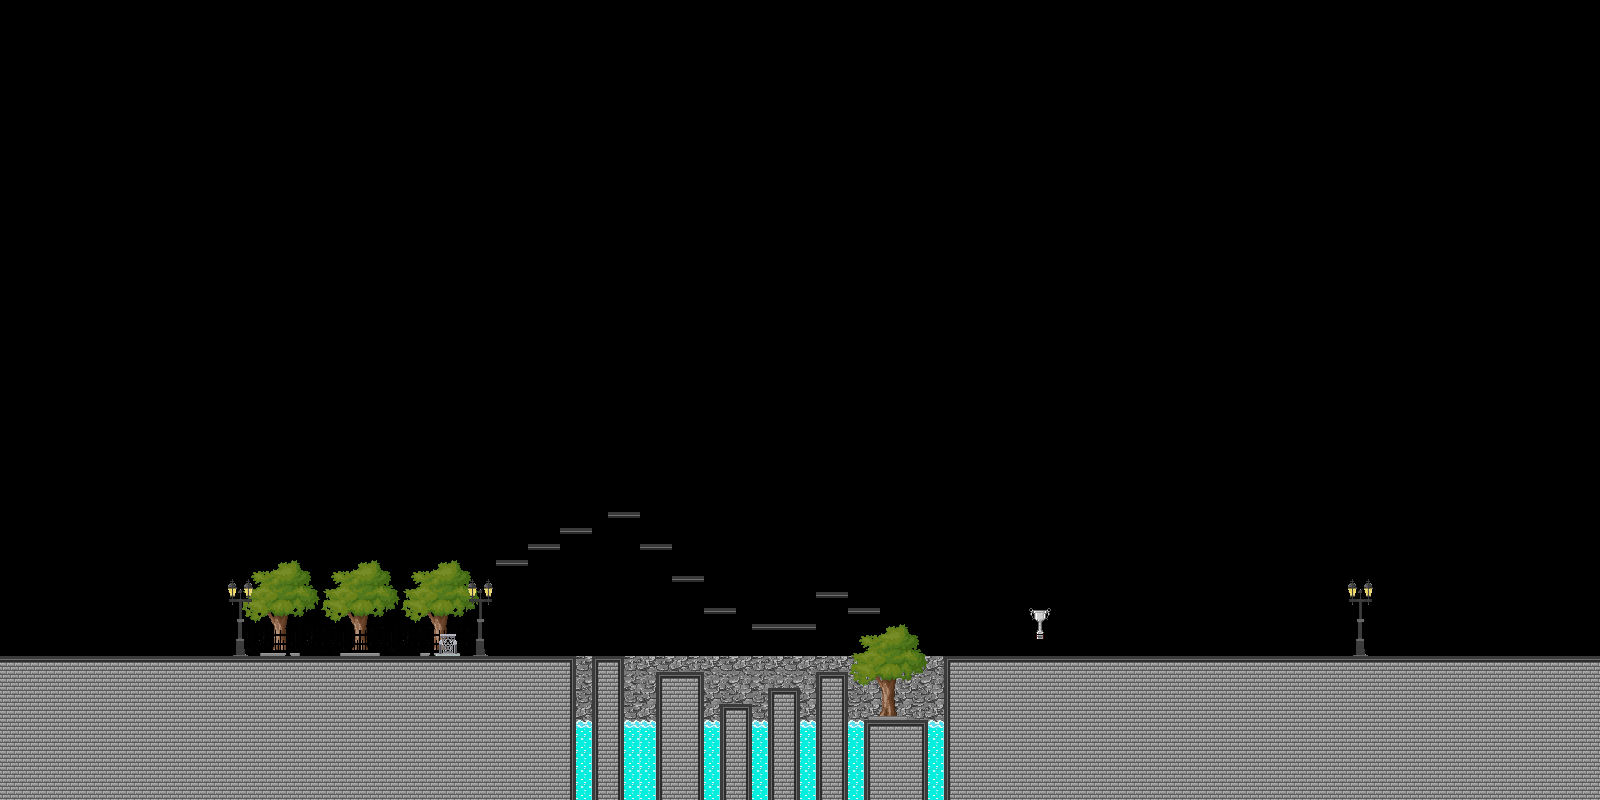

This game map was drawn from its Tiled (.tmx) file and the tilesets committed beside it. A one-line description and the trimmed map source follow:
An orthogonal 100x50 tile map with 16x16 px tiles, 5 tile layers (bg, m1, m2, m3, ...) and 50 objects (spawn).

<map version="1.0" orientation="orthogonal" renderorder="right-down" width="100" height="50" tilewidth="16" tileheight="16">
 <tileset firstgid="1" name="Style" tilewidth="16" tileheight="16">
  <image source="Style.png" width="1024" height="512" />
 </tileset>
 <layer name="bg" width="100" height="50">
  <data>[5000 cells, 430 non-empty, 46 distinct tile ids]</data>
 </layer>
 <layer name="m1" width="100" height="50">
  <data>[5000 cells, 896 non-empty, 43 distinct tile ids]</data>
 </layer>
 <layer name="m2" width="100" height="50">
  <data>[5000 cells, 32 non-empty, 11 distinct tile ids]</data>
 </layer>
 <layer name="m3" width="100" height="50">
  <data>[5000 cells, 0 non-empty, 0 distinct tile ids]</data>
 </layer>
 <layer name="fg" width="100" height="50">
  <data>[5000 cells, 64 non-empty, 16 distinct tile ids]</data>
 </layer>
 <objectgroup name="ground">
  <object x="0" y="656">
   <polygon points="0,0 576,0 576,144 0,144" />
  </object>
  <object x="592" y="656">
   <polygon points="0,0 32,0 32,144 0,144" />
  </object>
  <object x="656" y="672">
   <polygon points="0,0 48,0 48,128 0,128" />
  </object>
  <object x="720" y="704">
   <polygon points="0,0 32,0 32,96 0,96" />
  </object>
  <object x="768" y="688">
   <polygon points="0,0 32,0 32,112 0,112" />
  </object>
  <object x="816" y="672">
   <polygon points="0,0 32,0 32,128 0,128" />
  </object>
  <object x="864" y="720">
   <polygon points="0,0 64,0 64,80 0,80" />
  </object>
  <object x="944" y="800">
   <polygon points="0,0 0,-144 656,-144 656,0" />
  </object>
 </objectgroup>
 <objectgroup name="spawn">
  <object name="spawn" x="160" y="576">
   <ellipse />
  </object>
 </objectgroup>
 <objectgroup name="finish">
  <object x="1036" y="512" width="8" height="144" />
 </objectgroup>
 <objectgroup name="platforms">
  <object x="228" y="600" width="24" />
  <object x="468" y="600" width="24" />
  <object x="440" y="636" width="16" />
  <object x="332" y="571" width="20" />
  <object x="360" y="564" width="20" />
  <object x="412" y="572" width="20" />
  <object x="440" y="564" width="20" />
  <object x="252" y="572" width="20" />
  <object x="280" y="564" width="20" />
  <object x="860" y="636" width="20" />
  <object x="880" y="628" width="32" />
  <object x="496" y="560" width="32" />
  <object x="528" y="544" width="32" />
  <object x="560" y="528" width="32" />
  <object x="608" y="512" width="32" />
  <object x="640" y="544" width="32" />
  <object x="672" y="576" width="32" />
  <object x="704" y="608" width="32" />
  <object x="816" y="592" width="32" />
  <object x="848" y="608" width="32" />
  <object x="752" y="624" width="64" />
 </objectgroup>
 <objectgroup name="bugs">
  <object x="240" y="588">
   <ellipse />
  </object>
  <object x="448" y="548">
   <ellipse />
  </object>
  <object x="368" y="552">
   <ellipse />
  </object>
  <object x="288" y="552">
   <ellipse />
  </object>
  <object x="608" y="636">
   <ellipse />
  </object>
  <object x="684" y="644">
   <ellipse />
  </object>
  <object x="736" y="684">
   <ellipse />
  </object>
  <object x="784" y="664">
   <ellipse />
  </object>
  <object x="832" y="652">
   <ellipse />
  </object>
  <object x="896" y="612">
   <ellipse />
  </object>
  <object x="984" y="628">
   <ellipse />
  </object>
  <object x="508" y="536">
   <ellipse />
  </object>
  <object x="576" y="512">
   <ellipse />
  </object>
  <object x="624" y="500">
   <ellipse />
  </object>
  <object x="656" y="536">
   <ellipse />
  </object>
  <object x="688" y="568">
   <ellipse />
  </object>
  <object x="720" y="596">
   <ellipse />
  </object>
  <object x="832" y="580">
   <ellipse />
  </object>
  <object x="776" y="608">
   <ellipse />
  </object>
 </objectgroup>
 <objectgroup name="rain" />
</map>
